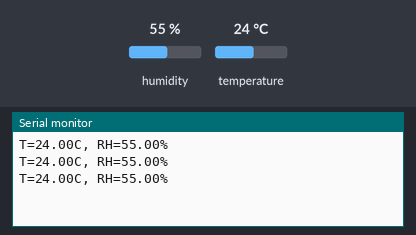
Recording of a sketch running on a simulated Arduino Uno, built with avr-gcc and run on an emulated ATmega328P. Parts: the last lines printed to the serial monitor. Inputs (shaded band) come from the test bench; at power-on: humidity 55 %, temperature 24 °C.

Above: at 1.3 s.
1.4 s: humidity set to 22 %
At 2.1 s:
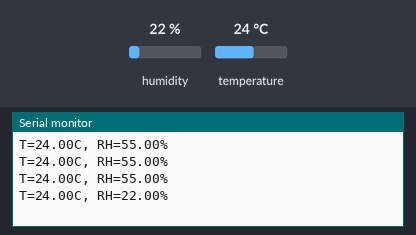
2.9 s: temperature set to 12 °C
At 3.7 s:
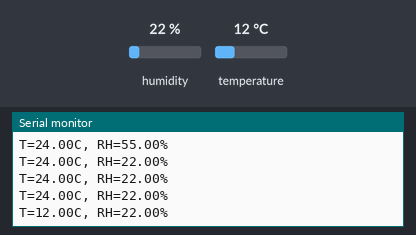
4.4 s: humidity set to 40 %
At 4.4 s:
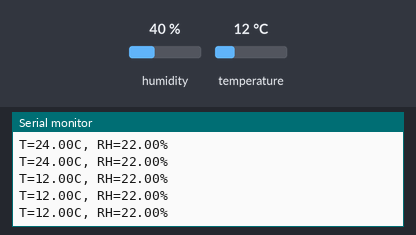
Timing chart, 0 to 7.4 s (numbered marks = the images above; inputs shaded):
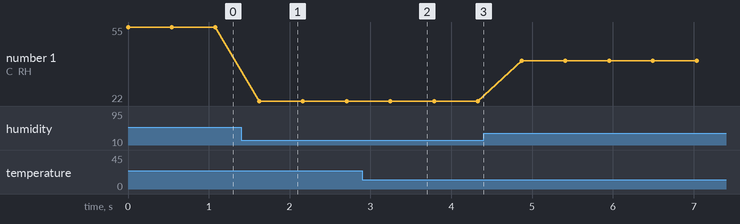

Measured:
- after the input at 1.4 s, the serial monitor: prints a new line after 0.22 s (image 1)
- after the input at 2.9 s, the serial monitor: prints a new line after 0.35 s (image 2)
- plotted number 1: 55 → 22 after the input at 1.4 s, 22 → 40 after the input at 4.4 s

The sketch:

DemoHDC1080.ino
```cpp
// Demo for HDC1080 Module

#include "ClosedCube_HDC1080.h"

ClosedCube_HDC1080 hdc1080;

void setup() {
  Serial.begin(115200);
  hdc1080.begin(0x40);                 // FOR OBJEX Link v1.6
  //hdc1080.beginCustom(0x40, 20, 21); // FOR OBJEX Link1.7-C3
  //hdc1080.beginCustom(0x40, 18, 19); // FOR OBJEX Link1.6-C3
}

void loop() {
  Serial.print("T=");
  Serial.print(hdc1080.readTemperature());
  Serial.print("C, RH=");
  Serial.print(hdc1080.readHumidity());
  Serial.println("%");
  delay(500);
}
```
